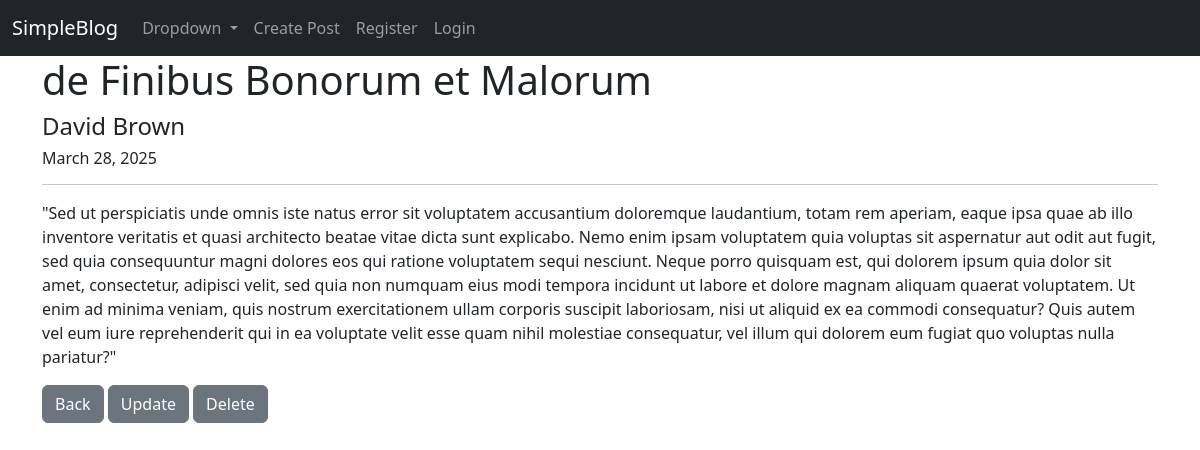
Screenshot of /post_detail/2 with the database file from the repository.
### blog/models.py (models this page shows, shortened)
class Post(models.Model):
    title = models.CharField(max_length=255)
    author = models.ForeignKey(User, on_delete=models.CASCADE)
    body = models.TextField()
    post_date = models.DateField(auto_now_add=True)

### blog/views.py (the view)
# urls.py: path('post_detail/<int:pk>', PostDetailView.as_view(), name = 'post-detail'),
class PostDetailView(DetailView):
    model = Post
    template_name = 'post_detail.html'

### blog/templates/post_detail.html (shortened to what this page needs)
{%  extends 'base.html'%}
{% block content %}
    <h1>{{ post.title }}</h1>
    <h4>{{ post.author.first_name}} {{ post.author.last_name}}</h4>
    <h6>{{ post.post_date }}</h6>
    <hr>
    <p>{{ post.body }}</p>
    <a href="{% url 'post-list' %}" class="btn btn-secondary">Back</a>
    <a href="{% url 'post-update' post.pk %}" class="btn btn-secondary">Update</a>
    <a href="{% url 'post-delete' post.pk %}" class="btn btn-secondary">Delete</a>
{% endblock %}

### rows the page displays
Post: title "de Finibus Bonorum et Malorum", author.first_name "David", author.last_name "Brown", post_date "March 28, 2025", body "\"Sed ut perspiciatis unde omnis iste natus error sit voluptatem accusantium doloremque laudantium, totam rem aperiam, eaque ipsa quae ab illo inventore veritatis et quasi architecto beatae vitae dicta sunt explicabo. Nemo enim ipsam voluptatem quia voluptas sit aspernatur aut odit aut fugit, sed quia consequuntur magni dolores eos qui ratione voluptatem sequi nesciunt. Neque porro quisquam est, qui dolorem ipsum quia dolor sit amet, consectetur, adipisci velit, sed quia non numquam eius modi tempora incidunt ut labore et dolore magnam aliquam quaerat voluptatem. Ut enim ad minima veniam, quis nostrum exercitationem ullam corporis suscipit laboriosam, nisi ut aliquid ex ea commodi…"
